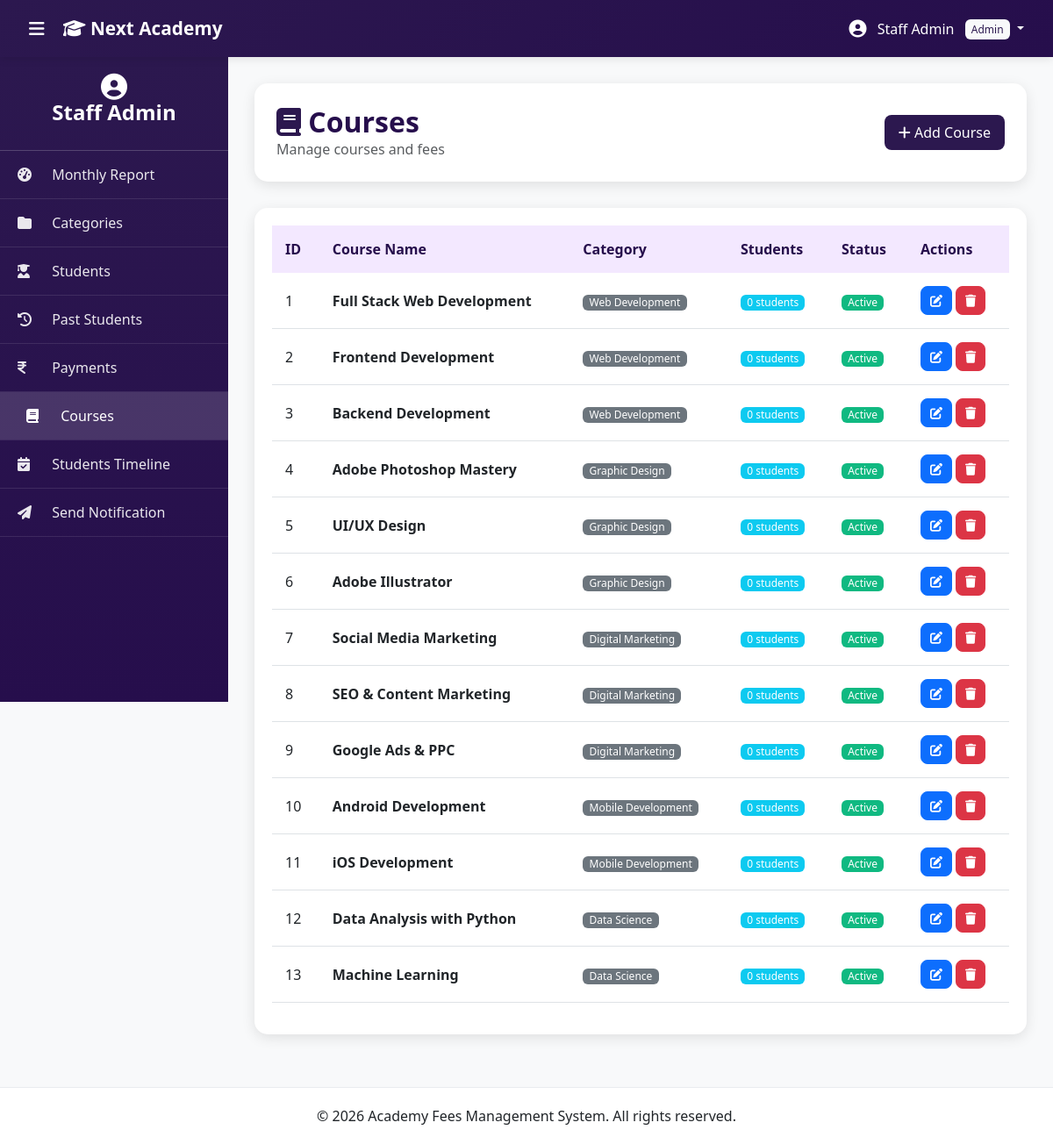
The app's page /admin/courses.php (signed in) with its own data.
### tables this page shows
CREATE TABLE `courses` (
  `id` int(11) NOT NULL AUTO_INCREMENT,
  `category_id` int(11) NOT NULL,
  `name` varchar(150) NOT NULL,
  `description` text,
  `status` enum('Active','Inactive') DEFAULT 'Active',
  `created_at` timestamp NULL DEFAULT CURRENT_TIMESTAMP,
  `updated_at` timestamp NULL DEFAULT CURRENT_TIMESTAMP ON UPDATE CURRENT_TIMESTAMP,
  PRIMARY KEY (`id`),
  KEY `idx_category` (`category_id`),
  KEY `idx_status` (`status`),
  CONSTRAINT `fk_courses_category` FOREIGN KEY (`category_id`) REFERENCES `categories` (`id`) ON DELETE CASCADE
);

CREATE TABLE `categories` (
  `id` int(11) NOT NULL AUTO_INCREMENT,
  `name` varchar(100) NOT NULL,
  `description` text,
  `status` enum('Active','Inactive') DEFAULT 'Active',
  `created_at` timestamp NULL DEFAULT CURRENT_TIMESTAMP,
  `updated_at` timestamp NULL DEFAULT CURRENT_TIMESTAMP ON UPDATE CURRENT_TIMESTAMP,
  PRIMARY KEY (`id`),
  KEY `idx_status` (`status`)
);

### admin/courses.php (the view, shortened to what this page needs)
<?php
include 'includes/header.php';
$courses = $conn->query("SELECT c.*, cat.name as category_name,
                        (SELECT COUNT(*) FROM students WHERE course_id = c.id) as student_count
                        FROM courses c
                        JOIN categories cat ON c.category_id = cat.id
                        ORDER BY c.created_at DESC");
?>
<div class="page-header d-flex justify-content-between align-items-center">
    <div>
        <h2><i class="fas fa-book text-purple"></i> Courses</h2>
        <p class="text-muted mb-0">Manage courses and fees</p>
    </div>
    <button class="btn btn-purple" data-bs-toggle="modal" data-bs-target="#addCourseModal">
        <i class="fas fa-plus"></i> Add Course
    </button>
</div>
<div class="table-card">
    <div class="table-responsive">
        <table class="table table-hover">
            <thead>
                <tr>
                    <th>ID</th>
                    <th>Course Name</th>
                    <th>Category</th>
                    <th>Students</th>
                    <th>Status</th>
                    <th>Actions</th>
                </tr>
            </thead>
            <tbody>
                <?php while ($course = $courses->fetch_assoc()): ?>
                <tr>
                    <td><?php echo $course['id']; ?></td>
                    <td><strong><?php echo htmlspecialchars($course['name']); ?></strong></td>
                    <td><span class="badge bg-secondary"><?php echo htmlspecialchars($course['category_name']); ?></span></td>
                    <td><span class="badge bg-info"><?php echo $course['student_count']; ?> students</span></td>
                    <td><span class="badge status-<?php echo strtolower($course['status']); ?>"><?php echo $course['status']; ?></span></td>
                    <td>
                        <button class="btn btn-sm btn-primary" onclick="editCourse(<?php echo $course['id']; ?>)">
                            <i class="fas fa-edit"></i>
                        </button>
                        <a href="?delete=<?php echo $course['id']; ?>" class="btn btn-sm btn-danger" onclick="return confirm('Delete this course?')">
                            <i class="fas fa-trash"></i>
                        </a>
                    </td>
                </tr>
                <?php endwhile; ?>
            </tbody>
        </table>
    </div>
</div>
<?php include 'includes/footer.php'; ?>

### admin/assets/css/style.css (style rules this page uses)
:root { --purple-primary: #2c184f; --purple-dark: #260e4c; --purple-light: #8e73e0; --purple-lighter: #d6b8f5; --purple-extra-light: #f3e8ff; --sidebar-width: 260px; --navbar-height: 65px; }
* { margin: 0; padding: 0; box-sizing: border-box; }
body { font-family: 'Segoe UI', Tahoma, Geneva, Verdana, sans-serif; background: #f8f9fa; overflow-x: hidden; }
.text-purple { color: var(--purple-primary) !important; }
.btn-purple { background: var(--purple-primary); color: white; border: none; }
.table-card { background: white; border-radius: 15px; padding: 20px; box-shadow: 0 4px 15px rgba(0, 0, 0, 0.1); }
.table thead th { background: var(--purple-extra-light); color: var(--purple-dark); font-weight: 600; border: none; padding: 15px; }
.table tbody td { padding: 15px; vertical-align: middle; }
.btn { border-radius: 8px; padding: 8px 16px; font-weight: 500; transition: all 0.3s; }
.btn-sm { padding: 5px 10px; font-size: 0.875rem; }
.badge { padding: 6px 12px; font-weight: 500; border-radius: 6px; }
.page-header { background: white; border-radius: 15px; padding: 25px; margin-bottom: 30px; box-shadow: 0 4px 15px rgba(0, 0, 0, 0.1); }
.page-header h2 { color: var(--purple-dark); margin: 0; font-weight: 600; }
.status-active { background: #10b981; color: white; }
body { overflow-x: hidden; }
.badge { font-size: 0.75rem; padding: 0.25em 0.6em; }

### records on screen
courses: id "1", name "Full Stack Web Development", category.name "Web Development", student_count "0", status "Active"
courses: id "2", name "Frontend Development", category.name "Web Development", student_count "0", status "Active"
courses: id "3", name "Backend Development", category.name "Web Development", student_count "0", status "Active"
courses: id "4", name "Adobe Photoshop Mastery", category.name "Graphic Design", student_count "0", status "Active"
courses: id "5", name "UI/UX Design", category.name "Graphic Design", student_count "0", status "Active"
courses: id "6", name "Adobe Illustrator", category.name "Graphic Design", student_count "0", status "Active"
courses: id "7", name "Social Media Marketing", category.name "Digital Marketing", student_count "0", status "Active"
courses: id "8", name "SEO & Content Marketing", category.name "Digital Marketing", student_count "0", status "Active"
courses: id "9", name "Google Ads & PPC", category.name "Digital Marketing", student_count "0", status "Active"
courses: id "10", name "Android Development", category.name "Mobile Development", student_count "0", status "Active"
courses: id "11", name "iOS Development", category.name "Mobile Development", student_count "0", status "Active"
courses: id "12", name "Data Analysis with Python", category.name "Data Science", student_count "0", status "Active"
courses: id "13", name "Machine Learning", category.name "Data Science", student_count "0", status "Active"

### other values on screen
$admin['name'] "Staff Admin"
$admin['role'] "Admin"
